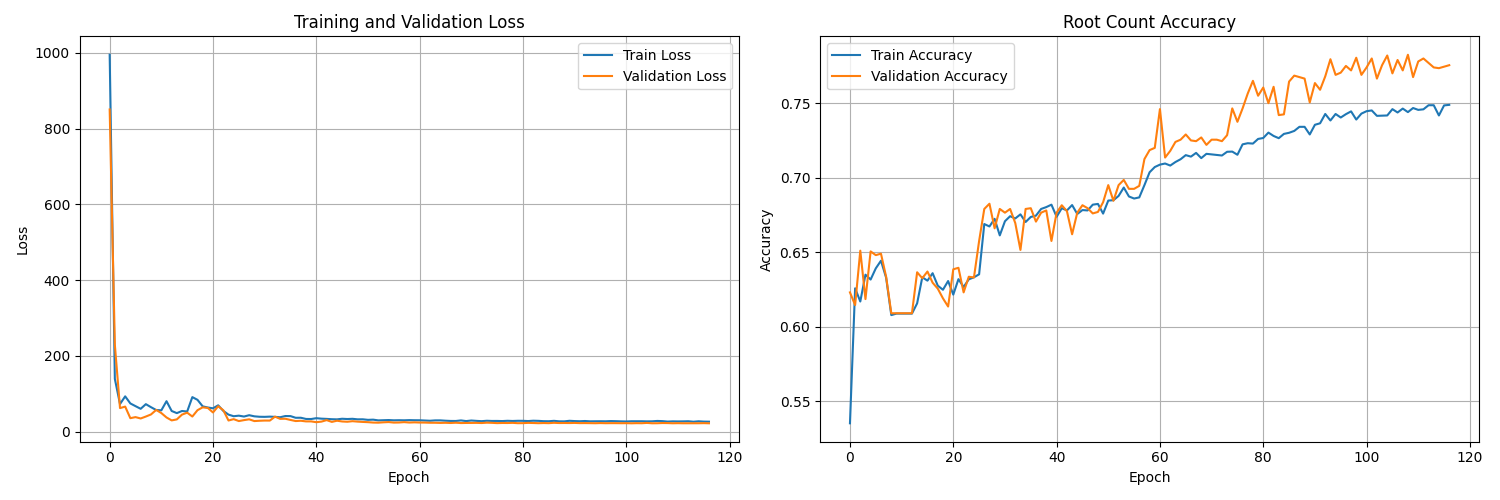

Reproduce this figure in Python.
import numpy as np
import pandas as pd
import torch
import torch.nn as nn
import torch.optim as optim
from torch.utils.data import Dataset, DataLoader
import matplotlib.pyplot as plt
from sklearn.model_selection import train_test_split
from sklearn.preprocessing import StandardScaler
from scipy.optimize import fsolve
import warnings
warnings.filterwarnings('ignore')

# GPU 사용 가능하면 GPU 사용
device = torch.device('cuda' if torch.cuda.is_available() else 'cpu')
print(f"사용 디바이스: {device}")

def calculate_actual_roots(a, b, c, domain_range=(-50, 50), step=1, tolerance=1e-8, max_roots=20):
    """실제 근을 수치적으로 계산하는 함수"""
    def f(x, a, b, c):
        """f(x) = e^x * x / (x^4 + bx^2 - cx - 5) - a"""
        if x == 0:
            return np.inf
        try:
            denominator = x**4 + b*x**2 - c*x - 5
            if abs(denominator) < 1e-12:  # 분모가 0에 가까우면
                return np.inf
            return np.exp(x) * x / denominator - a
        except:
            return np.inf
    
    roots = []
    initial_guesses = np.arange(domain_range[0], domain_range[1] + step, step)
    
    # fsolve를 사용한 근찾기
    for guess in initial_guesses:
        try:
            # fsolve 사용
            root_val = fsolve(lambda x: f(x, a, b, c), guess, full_output=True)
            if root_val[2] == 1:  # 수렴 성공
                x_root = root_val[0][0]
                
                # 실제로 근인지 확인
                if abs(f(x_root, a, b, c)) < tolerance:
                    # 중복 제거 (이미 찾은 근과 너무 가까우면 제외)
                    if not any(abs(x_root - r) < tolerance for r in roots):
                        # 정의역 내에 있는지 확인
                        if domain_range[0] <= x_root <= domain_range[1]:
                            roots.append(x_root)
                            
                            # 최대 근 개수 제한
                            if len(roots) >= max_roots:
                                break
        except:
            continue
    
    return sorted(roots)

class RootDataset(Dataset):
    """근 예측용 데이터셋"""
    def __init__(self, X, y_num, y_values):
        self.X = torch.FloatTensor(X)
        self.y_num = torch.FloatTensor(y_num)
        self.y_values = torch.FloatTensor(y_values)
    
    def __len__(self):
        return len(self.X)
    
    def __getitem__(self, idx):
        return self.X[idx], self.y_num[idx], self.y_values[idx]

class RootPredictorNet(nn.Module):
    """근 예측 신경망"""
    def __init__(self, input_dim=3, hidden_dims=[128, 256, 512, 256, 128], max_roots=10):
        super(RootPredictorNet, self).__init__()
        self.max_roots = max_roots
        
        # 공통 백본 네트워크
        layers = []
        prev_dim = input_dim
        
        for hidden_dim in hidden_dims:
            layers.extend([
                nn.Linear(prev_dim, hidden_dim),
                nn.ReLU(),
                nn.BatchNorm1d(hidden_dim),
                nn.Dropout(0.2 if hidden_dim <= 256 else 0.3)
            ])
            prev_dim = hidden_dim
        
        self.backbone = nn.Sequential(*layers)
        
        # 근의 개수 예측 헤드 (0개부터 max_roots개까지)
        self.num_head = nn.Sequential(
            nn.Linear(hidden_dims[-1], 64),
            nn.ReLU(),
            nn.Dropout(0.2),
            nn.Linear(64, max_roots + 1),  # 0, 1, 2, ..., max_roots개 근
            nn.Softmax(dim=1)
        )
        
        # 근의 값 예측 헤드
        self.values_head = nn.Sequential(
            nn.Linear(hidden_dims[-1], 128),
            nn.ReLU(),
            nn.Dropout(0.2),
            nn.Linear(128, 64),
            nn.ReLU(),
            nn.Dropout(0.1),
            nn.Linear(64, max_roots)  # 최대 max_roots개 근의 값
        )
    
    def forward(self, x):
        # 공통 특성 추출
        features = self.backbone(x)
        
        # 두 개의 헤드로 예측
        num_roots = self.num_head(features)
        root_values = self.values_head(features)
        
        return num_roots, root_values

class RootPredictor:
    def __init__(self, csv_file_path, max_roots=10):
        self.csv_file_path = csv_file_path
        self.model = None
        self.scaler = StandardScaler()
        self.device = device
        self.max_roots = max_roots
        
    def load_and_prepare_data(self):
        """CSV 파일에서 데이터 로드 및 전처리"""
        print("데이터 로딩 및 전처리 중...")
        
        # CSV 파일 읽기
        df = pd.read_csv(self.csv_file_path)
        print(f"원본 데이터 크기: {df.shape}")
        print(f"컬럼: {df.columns.tolist()}")
        
        # 입력 변수 (a, b, c)
        X = df[['a', 'b', 'c']].values
        
        # 근의 개수
        num_roots = df['num_roots'].values
        
        # 근의 값들 (root_1, root_2, root_3, ... 컬럼들)
        root_columns = [col for col in df.columns if col.startswith('root_')]
        print(f"근 컬럼들: {root_columns}")
        
        # 실제 근의 값들 추출
        y_roots = []
        for i, row in df.iterrows():
            roots = []
            num_roots_i = int(row['num_roots'])
            
            for j in range(num_roots_i):
                if j < len(root_columns):
                    root_value = row[root_columns[j]]
                    if pd.notna(root_value):  # NaN이 아닌 경우만
                        roots.append(root_value)
            
            y_roots.append(roots)
        
        # 근의 개수별 분포 확인
        root_counts = [len(roots) for roots in y_roots]
        unique, counts = np.unique(root_counts, return_counts=True)
        print("\n근의 개수별 분포:")
        for num, count in zip(unique, counts):
            print(f"  {num}개 근: {count}개 샘플 ({count/len(y_roots)*100:.1f}%)")
        
        return X, y_roots
    
    def prepare_training_data(self, X, y_roots):
        """학습용 데이터 전처리"""
        print("학습용 데이터 변환 중...")
        
        # 입력 정규화
        X_scaled = self.scaler.fit_transform(X)
        
        # 근의 개수를 원핫인코딩
        y_num = []
        y_values = []
        
        for roots in y_roots:
            # 근의 개수 (최대 max_roots개로 제한)
            num_roots = min(len(roots), self.max_roots)
            num_onehot = [0] * (self.max_roots + 1)
            num_onehot[num_roots] = 1
            y_num.append(num_onehot)
            
            # 근의 값들 (max_roots개로 패딩)
            values = list(roots[:self.max_roots]) + [0.0] * (self.max_roots - len(roots[:self.max_roots]))
            y_values.append(values)
        
        return X_scaled, np.array(y_num), np.array(y_values)
    
    def masked_mse_loss(self, predicted_values, true_values, predicted_num):
        """마스킹된 MSE 손실"""
        batch_size = predicted_values.size(0)
        total_loss = 0
        valid_samples = 0
        
        for i in range(batch_size):
            num_roots = torch.argmax(predicted_num[i]).item()
            if num_roots > 0:
                loss = nn.MSELoss()(predicted_values[i, :num_roots], true_values[i, :num_roots])
                total_loss += loss
                valid_samples += 1
        
        return total_loss / max(valid_samples, 1)
    
    def train(self, epochs=100, batch_size=128, learning_rate=0.001, validation_split=0.2):
        """모델 학습"""
        print("=== PyTorch 복잡한 초월방정식 근 예측 신경망 학습 시작 ===")
        
        # 데이터 로드
        X, y_roots = self.load_and_prepare_data()
        X_scaled, y_num, y_values = self.prepare_training_data(X, y_roots)
        
        print(f"전처리된 데이터 크기: X={X_scaled.shape}, y_num={y_num.shape}, y_values={y_values.shape}")
        
        # 학습/검증 데이터 분할
        X_train, X_val, y_num_train, y_num_val, y_values_train, y_values_val = train_test_split(
            X_scaled, y_num, y_values, test_size=validation_split, random_state=42, stratify=np.argmax(y_num, axis=1)
        )
        
        print(f"학습 데이터: {len(X_train)}개")
        print(f"검증 데이터: {len(X_val)}개")
        
        # 데이터로더 생성
        train_dataset = RootDataset(X_train, y_num_train, y_values_train)
        val_dataset = RootDataset(X_val, y_num_val, y_values_val)
        
        train_loader = DataLoader(train_dataset, batch_size=batch_size, shuffle=True)
        val_loader = DataLoader(val_dataset, batch_size=batch_size, shuffle=False)
        
        # 모델 생성
        self.model = RootPredictorNet(max_roots=self.max_roots).to(self.device)
        print(f"\n모델 파라미터 수: {sum(p.numel() for p in self.model.parameters()):,}")
        
        # 옵티마이저와 손실함수
        optimizer = optim.Adam(self.model.parameters(), lr=learning_rate, weight_decay=1e-5)
        scheduler = optim.lr_scheduler.ReduceLROnPlateau(optimizer, mode='min', factor=0.5, patience=8)
        
        ce_loss = nn.CrossEntropyLoss()
        
        # 학습 기록
        train_losses = []
        val_losses = []
        train_num_accs = []
        val_num_accs = []
        
        best_val_loss = float('inf')
        patience_counter = 0
        patience = 15
        
        print("\n=== 학습 시작 ===")
        
        for epoch in range(epochs):
            # 학습 모드
            self.model.train()
            train_loss = 0
            train_num_correct = 0
            train_total = 0
            
            for batch_x, batch_y_num, batch_y_values in train_loader:
                batch_x = batch_x.to(self.device)
                batch_y_num = batch_y_num.to(self.device)
                batch_y_values = batch_y_values.to(self.device)
                
                optimizer.zero_grad()
                
                # 순전파
                pred_num, pred_values = self.model(batch_x)
                
                # 손실 계산
                num_loss = ce_loss(pred_num, torch.argmax(batch_y_num, dim=1))
                values_loss = self.masked_mse_loss(pred_values, batch_y_values, batch_y_num)
                total_loss = num_loss + 10.0 * values_loss
                
                # 역전파
                total_loss.backward()
                torch.nn.utils.clip_grad_norm_(self.model.parameters(), max_norm=1.0)  # gradient clipping
                optimizer.step()
                
                train_loss += total_loss.item()
                
                # 정확도 계산
                _, predicted = torch.max(pred_num, 1)
                _, true_labels = torch.max(batch_y_num, 1)
                train_num_correct += (predicted == true_labels).sum().item()
                train_total += batch_y_num.size(0)
            
            # 검증 모드
            self.model.eval()
            val_loss = 0
            val_num_correct = 0
            val_total = 0
            
            with torch.no_grad():
                for batch_x, batch_y_num, batch_y_values in val_loader:
                    batch_x = batch_x.to(self.device)
                    batch_y_num = batch_y_num.to(self.device)
                    batch_y_values = batch_y_values.to(self.device)
                    
                    pred_num, pred_values = self.model(batch_x)
                    
                    num_loss = ce_loss(pred_num, torch.argmax(batch_y_num, dim=1))
                    values_loss = self.masked_mse_loss(pred_values, batch_y_values, batch_y_num)
                    total_loss = num_loss + 10.0 * values_loss
                    
                    val_loss += total_loss.item()
                    
                    _, predicted = torch.max(pred_num, 1)
                    _, true_labels = torch.max(batch_y_num, 1)
                    val_num_correct += (predicted == true_labels).sum().item()
                    val_total += batch_y_num.size(0)
            
            # 평균 계산
            train_loss /= len(train_loader)
            val_loss /= len(val_loader)
            train_acc = train_num_correct / train_total
            val_acc = val_num_correct / val_total
            
            # 기록
            train_losses.append(train_loss)
            val_losses.append(val_loss)
            train_num_accs.append(train_acc)
            val_num_accs.append(val_acc)
            
            # 스케줄러 업데이트
            scheduler.step(val_loss)
            current_lr = optimizer.param_groups[0]['lr']
            
            # 출력
            if (epoch + 1) % 5 == 0 or epoch == 0:
                print(f"Epoch [{epoch+1}/{epochs}]")
                print(f"  Train Loss: {train_loss:.4f}, Train Acc: {train_acc:.4f}")
                print(f"  Val Loss: {val_loss:.4f}, Val Acc: {val_acc:.4f}")
                print(f"  LR: {current_lr:.6f}")
            
            # Early Stopping
            if val_loss < best_val_loss:
                best_val_loss = val_loss
                patience_counter = 0
                # 최고 모델 저장
                torch.save(self.model.state_dict(), 'best_root_model3.pth')
            else:
                patience_counter += 1
                if patience_counter >= patience:
                    print(f"Early stopping at epoch {epoch+1}")
                    break
        
        # 최고 모델 로드
        self.model.load_state_dict(torch.load('best_root_model3.pth'))
        
        print("\n=== 학습 완료 ===")
        
        # 학습 과정 시각화
        self.plot_training_history(train_losses, val_losses, train_num_accs, val_num_accs)
        
        return {
            'train_losses': train_losses,
            'val_losses': val_losses,
            'train_accs': train_num_accs,
            'val_accs': val_num_accs
        }
    
    def plot_training_history(self, train_losses, val_losses, train_accs, val_accs):
        """학습 과정 시각화"""
        fig, axes = plt.subplots(1, 2, figsize=(15, 5))
        
        # 손실
        axes[0].plot(train_losses, label='Train Loss')
        axes[0].plot(val_losses, label='Validation Loss')
        axes[0].set_title('Training and Validation Loss')
        axes[0].set_xlabel('Epoch')
        axes[0].set_ylabel('Loss')
        axes[0].legend()
        axes[0].grid(True)
        
        # 정확도
        axes[1].plot(train_accs, label='Train Accuracy')
        axes[1].plot(val_accs, label='Validation Accuracy')
        axes[1].set_title('Root Count Accuracy')
        axes[1].set_xlabel('Epoch')
        axes[1].set_ylabel('Accuracy')
        axes[1].legend()
        axes[1].grid(True)
        
        plt.tight_layout()
        plt.show()
    
    def predict_roots(self, a, b, c):
        """근 예측"""
        if self.model is None:
            raise ValueError("모델이 학습되지 않았습니다.")
        
        self.model.eval()
        
        # 입력 정규화
        X_input = self.scaler.transform([[a, b, c]])
        X_tensor = torch.FloatTensor(X_input).to(self.device)
        
        with torch.no_grad():
            pred_num, pred_values = self.model(X_tensor)
            
            # CPU로 이동 후 numpy 변환
            pred_num = pred_num.cpu().numpy()
            pred_values = pred_values.cpu().numpy()
        
        # 근의 개수 결정
        predicted_num_roots = np.argmax(pred_num[0])
        predicted_probs = pred_num[0]
        
        # 해당 개수만큼 근의 값 반환
        if predicted_num_roots == 0:
            return [], predicted_probs
        else:
            roots = pred_values[0][:predicted_num_roots].tolist()
            return roots, predicted_probs
    
    def evaluate_on_test_set(self, test_ratio=0.1):
        """테스트 세트로 성능 평가"""
        print("=== 테스트 세트 평가 ===")
        
        # 데이터 다시 로드
        X, y_roots = self.load_and_prepare_data()
        X_scaled, y_num, y_values = self.prepare_training_data(X, y_roots)
        
        # 테스트 세트 분리
        _, X_test, _, y_num_test, _, y_values_test = train_test_split(
            X_scaled, y_num, y_values, test_size=test_ratio, random_state=42, stratify=np.argmax(y_num, axis=1)
        )
        
        correct_count = 0
        total_error = 0
        
        for i in range(min(20, len(X_test))):  # 처음 20개만 출력
            # 원래 스케일로 복원
            original_params = self.scaler.inverse_transform([X_test[i]])[0]
            a, b, c = original_params
            
            # 예측
            predicted_roots, probs = self.predict_roots(a, b, c)
            
            # 실제 값
            true_num_roots = np.argmax(y_num_test[i])
            true_roots = y_values_test[i][:true_num_roots].tolist() if true_num_roots > 0 else []
            
            print(f"\n테스트 {i+1}:")
            print(f"  파라미터: a={a:.3f}, b={b:.3f}, c={c:.3f}")
            print(f"  실제 근 ({true_num_roots}개): {[f'{r:.4f}' for r in true_roots]}")
            print(f"  예측 근 ({len(predicted_roots)}개): {[f'{r:.4f}' for r in predicted_roots]}")
            print(f"  예측 확률: {[f'{p:.3f}' for p in probs]}")
            
            if len(predicted_roots) == len(true_roots):
                correct_count += 1
                if len(true_roots) > 0:
                    true_sorted = sorted(true_roots)
                    pred_sorted = sorted(predicted_roots)
                    error = np.mean([abs(t - p) for t, p in zip(true_sorted, pred_sorted)])
                    total_error += error
                    print(f"  평균 오차: {error:.4f}")
                else:
                    print("  ✅ 정확 (0개 근)")
            else:
                print("  ❌ 근의 개수 불일치")
        
        test_samples = min(20, len(X_test))
        accuracy = correct_count / test_samples
        avg_error = total_error / max(correct_count, 1)
        
        print(f"\n=== 평가 결과 ===")
        print(f"근의 개수 정확도: {accuracy:.1%}")
        print(f"평균 근의 값 오차: {avg_error:.4f}")
        
        return accuracy, avg_error

# 메인 실행 코드
if __name__ == "__main__":
    # CSV 파일 경로 설정
    csv_file_path = 'neural_network_dataset.csv'  # 파일 경로를 실제 경로로 변경하세요
    
    # 예측기 생성 (최대 10개 근까지 처리)
    predictor = RootPredictor(csv_file_path, max_roots=10)
    
    # 학습 실행
    history = predictor.train(
        epochs=200,
        batch_size=512,
        learning_rate=0.03,
        validation_split=0.2
    )
    
    # 테스트 세트로 성능 평가
    predictor.evaluate_on_test_set(test_ratio=0.1)
    
    # 개별 예측 테스트 (실제 근과 비교)
    print("\n=== 개별 예측 테스트 (실제 근과 비교) ===")
    print("방정식: e^x * x / (x^4 + bx^2 - cx - 5) - a = 0")
    print("-" * 60)
    
    test_cases = [
        (1.0, 2.0, 3.0),
        (-0.5, 1.5, -2.0),
        (0.8, -1.0, 0.5),
        (2.5, 0.0, 1.0),
        (-1.2, 3.0, -1.5),
        (0.3, -0.8, 2.2),
        (1.8, 1.2, -0.7),
        (-0.9, -1.5, 1.8)
    ]
    
    for i, (a, b, c) in enumerate(test_cases):
        try:
            print(f"\n테스트 케이스 {i+1}:")
            print(f"파라미터: a={a}, b={b}, c={c}")
            
            # 실제 근 계산 (수치적 방법)
            print("실제 근 계산 중...")
            actual_roots = calculate_actual_roots(a, b, c)
            
            # 신경망 예측
            predicted_roots, probs = predictor.predict_roots(a, b, c)
            
            print(f"  실제 근 ({len(actual_roots)}개): {[f'{r:.4f}' for r in actual_roots]}")
            print(f"  예측 근 ({len(predicted_roots)}개): {[f'{r:.4f}' for r in predicted_roots]}")
            print(f"  예측 확률: {[f'{p:.3f}' for p in probs]}")
            
            # 정확도 평가
            if len(actual_roots) == len(predicted_roots):
                if len(actual_roots) == 0:
                    print("  ✅ 정확 (실근 없음)")
                else:
                    actual_sorted = sorted(actual_roots)
                    predicted_sorted = sorted(predicted_roots)
                    errors = [abs(a - p) for a, p in zip(actual_sorted, predicted_sorted)]
                    avg_error = np.mean(errors)
                    print(f"  평균 오차: {avg_error:.4f}")
                    if avg_error < 0.5:
                        print("  ✅ 매우 정확")
                    elif avg_error < 2.0:
                        print("  ⚠️  약간 부정확")
                    else:
                        print("  ❌ 부정확")
            else:
                print("  ❌ 근의 개수 불일치")
            
        except Exception as e:
            print(f"테스트 케이스 {i+1}: a={a}, b={b}, c={c} → 예측 실패: {e}")
        print("-" * 40)
    
    print(f"\n학습된 모델이 'best_transcendental_root_model.pth'에 저장되었습니다!")
    print("복잡한 초월방정식 e^x * x / (x^4 + bx^2 - cx - 5) - a = 0의 근을 예측하는 신경망입니다.")
